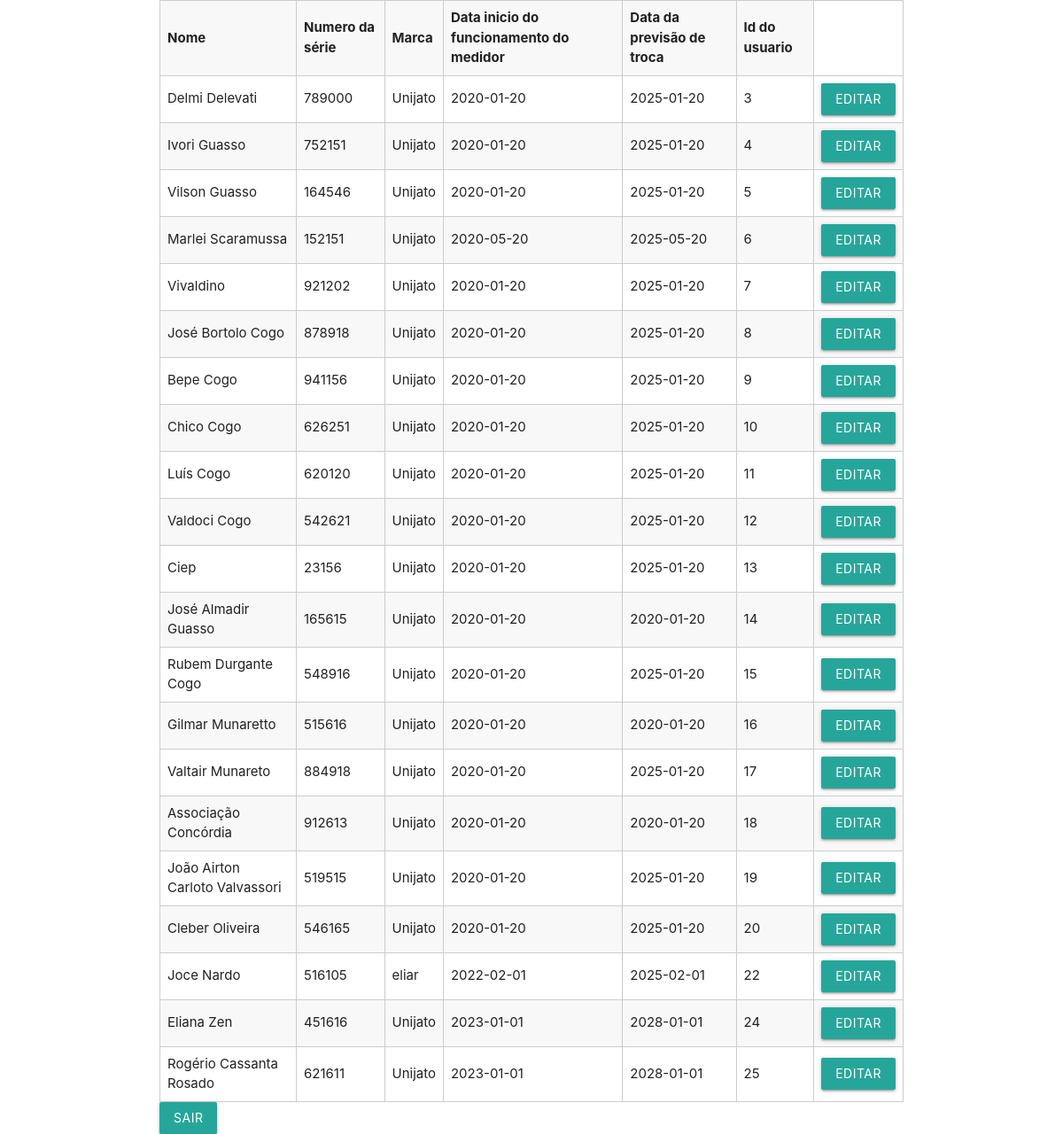
Screenshot of /View/listarmedidor.php (signed in) with the database file from the repository.
### tables this page shows
CREATE TABLE `medidor` (
  `id` int(11) NOT NULL,
  `numserie` int(11) NOT NULL,
  `marca` varchar(50) NOT NULL,
  `datainicio` date NOT NULL,
  `dataprevistatroca` date NOT NULL,
  `idusuario` int(11) NOT NULL
);

CREATE TABLE `usuario` (
  `id` int(11) NOT NULL,
  `nome` varchar(100) NOT NULL,
  `cpf` varchar(14) NOT NULL,
  `datanasc` date NOT NULL,
  `email` varchar(30) NOT NULL,
  `telefone` varchar(12) NOT NULL,
  `senha` varchar(200) NOT NULL,
  `status` char(1) NOT NULL,
  `admin` char(1) NOT NULL
);

### View/listarmedidor.php (the view, shortened to what this page needs)
<?php
include("../Controller/config.php");
?>
<!DOCTYPE html>
<html lang="pt-BR">
<head>
     <link rel="stylesheet" href="../css/materialize.css">
    <link rel="stylesheet" href="../css/style.css">
</head>
<body>
<div class="container">
<table class="striped bordered">
    <tbody>
        <tr>
            <th>Nome</th>
            <th>Numero da série</th>
            <th>Marca</th>
            <th>Data inicio do funcionamento do medidor</th>
            <th>Data da previsão de troca</th>
            <th>Id do usuario</th>
        </tr>
        <?php
            $result = mysqli_query($mysqli, "SELECT u.nome, m.id, m.numserie, m.marca, m.datainicio, m.dataprevistatroca, m.idusuario FROM usuario u INNER JOIN medidor m ON u.id = m.idusuario");
            while ($dados_medidor = mysqli_fetch_array($result)) {
                echo "<tr>";
                echo "<td>" . $dados_medidor['nome'] . "</td>";
                echo "<td>" . $dados_medidor['numserie'] . "</td>";
                echo "<td>" . $dados_medidor['marca'] . "</td>";
                echo "<td>" . $dados_medidor['datainicio'] . "</td>";
                echo "<td>" . $dados_medidor['dataprevistatroca'] . "</td>";
                echo "<td>" . $dados_medidor['idusuario'] . "</td>";
                echo "<td>
                    <form action=\"../Model/editarmedidor.php\" method=\"get\">
                    <input type='hidden' name='id' value='" . $dados_medidor['id'] . "'>
                    <button type=\"submit\" class=\"waves-effect waves-light btn\" title=\"" . $dados_medidor['id'] . "\">Editar</button>
                    </form>
                    </td>";
            }
 ?>
    </tbody>
    </table>
    <div>
    <a href="../View/admin.php" class='waves-effect waves-light btn'>Sair</a>
    </div>
</div>
</body>
</html>

### css/style.css (style rules this page uses)
.bordered { border: 1px solid #ccc; border-collapse: collapse; }
.bordered th, .bordered td { border: 1px solid #ccc; padding: 8px; }

### rows the page displays
medidor: idusuario.nome "Delmi Delevati", numserie "789000", marca "Unijato", datainicio "2020-01-20", dataprevistatroca "2025-01-20", idusuario "3"
medidor: idusuario.nome "Ivori Guasso", numserie "752151", marca "Unijato", datainicio "2020-01-20", dataprevistatroca "2025-01-20", idusuario "4"
medidor: idusuario.nome "Vilson Guasso", numserie "164546", marca "Unijato", datainicio "2020-01-20", dataprevistatroca "2025-01-20", idusuario "5"
medidor: idusuario.nome "Marlei Scaramussa", numserie "152151", marca "Unijato", datainicio "2020-05-20", dataprevistatroca "2025-05-20", idusuario "6"
medidor: idusuario.nome "Vivaldino", numserie "921202", marca "Unijato", datainicio "2020-01-20", dataprevistatroca "2025-01-20", idusuario "7"
medidor: idusuario.nome "José Bortolo Cogo", numserie "878918", marca "Unijato", datainicio "2020-01-20", dataprevistatroca "2025-01-20", idusuario "8"
medidor: idusuario.nome "Bepe Cogo", numserie "941156", marca "Unijato", datainicio "2020-01-20", dataprevistatroca "2025-01-20", idusuario "9"
medidor: idusuario.nome "Chico Cogo", numserie "626251", marca "Unijato", datainicio "2020-01-20", dataprevistatroca "2025-01-20", idusuario "10"
medidor: idusuario.nome "Luís Cogo", numserie "620120", marca "Unijato", datainicio "2020-01-20", dataprevistatroca "2025-01-20", idusuario "11"
medidor: idusuario.nome "Valdoci Cogo", numserie "542621", marca "Unijato", datainicio "2020-01-20", dataprevistatroca "2025-01-20", idusuario "12"
medidor: idusuario.nome "Ciep", numserie "23156", marca "Unijato", datainicio "2020-01-20", dataprevistatroca "2025-01-20", idusuario "13"
medidor: idusuario.nome "José Almadir Guasso", numserie "165615", marca "Unijato", datainicio "2020-01-20", dataprevistatroca "2020-01-20", idusuario "14"
medidor: idusuario.nome "Rubem Durgante Cogo", numserie "548916", marca "Unijato", datainicio "2020-01-20", dataprevistatroca "2025-01-20", idusuario "15"
medidor: idusuario.nome "Gilmar Munaretto", numserie "515616", marca "Unijato", datainicio "2020-01-20", dataprevistatroca "2020-01-20", idusuario "16"
medidor: idusuario.nome "Valtair Munareto", numserie "884918", marca "Unijato", datainicio "2020-01-20", dataprevistatroca "2025-01-20", idusuario "17"
medidor: idusuario.nome "Associação Concórdia", numserie "912613", marca "Unijato", datainicio "2020-01-20", dataprevistatroca "2020-01-20", idusuario "18"
medidor: idusuario.nome "João Airton Carloto Valvassori", numserie "519515", marca "Unijato", datainicio "2020-01-20", dataprevistatroca "2025-01-20", idusuario "19"
medidor: idusuario.nome "Cleber Oliveira", numserie "546165", marca "Unijato", datainicio "2020-01-20", dataprevistatroca "2025-01-20", idusuario "20"
medidor: idusuario.nome "Joce Nardo", numserie "516105", marca "eliar", datainicio "2022-02-01", dataprevistatroca "2025-02-01", idusuario "22"
medidor: idusuario.nome "Eliana Zen", numserie "451616", marca "Unijato", datainicio "2023-01-01", dataprevistatroca "2028-01-01", idusuario "24"
medidor: idusuario.nome "Rogério Cassanta Rosado", numserie "621611", marca "Unijato", datainicio "2023-01-01", dataprevistatroca "2028-01-01", idusuario "25"
